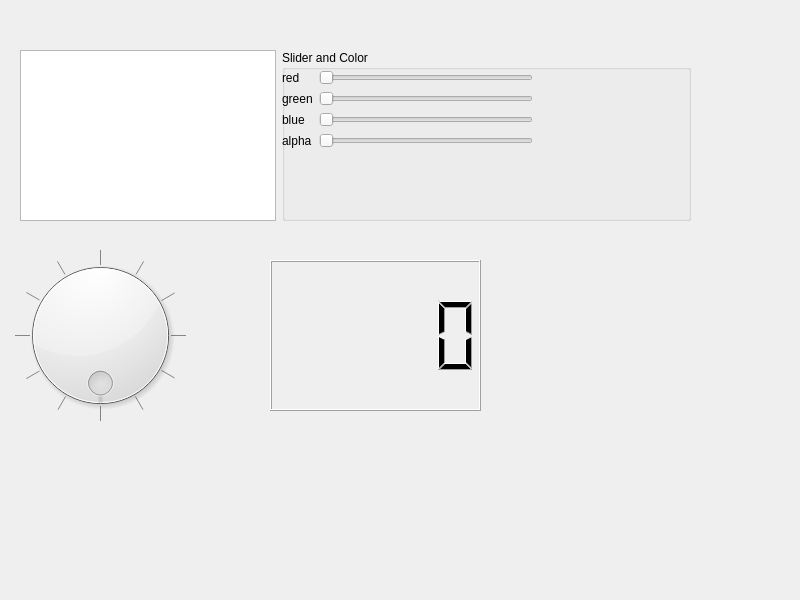
<?xml version="1.0" encoding="UTF-8"?>
<ui version="4.0">
 <class>Widget</class>
 <widget class="QWidget" name="Widget">
  <property name="geometry">
   <rect>
    <x>0</x>
    <y>0</y>
    <width>800</width>
    <height>600</height>
   </rect>
  </property>
  <property name="windowTitle">
   <string>Widget</string>
  </property>
  <widget class="QWidget" name="formLayoutWidget_2">
   <property name="geometry">
    <rect>
     <x>20</x>
     <y>50</y>
     <width>671</width>
     <height>171</height>
    </rect>
   </property>
   <layout class="QFormLayout" name="formLayout_2">
    <item row="0" column="0">
     <widget class="QTextEdit" name="textEdit"/>
    </item>
    <item row="0" column="1">
     <widget class="QGroupBox" name="groupBox">
      <property name="title">
       <string>Slider and Color</string>
      </property>
      <widget class="QWidget" name="formLayoutWidget">
       <property name="geometry">
        <rect>
         <x>0</x>
         <y>20</y>
         <width>251</width>
         <height>111</height>
        </rect>
       </property>
       <layout class="QFormLayout" name="formLayout">
        <item row="0" column="0">
         <widget class="QLabel" name="redLabel">
          <property name="text">
           <string>red</string>
          </property>
         </widget>
        </item>
        <item row="1" column="0">
         <widget class="QLabel" name="greenLabel">
          <property name="text">
           <string>green</string>
          </property>
         </widget>
        </item>
        <item row="2" column="0">
         <widget class="QLabel" name="blueLabel">
          <property name="text">
           <string>blue</string>
          </property>
         </widget>
        </item>
        <item row="0" column="1">
         <widget class="QSlider" name="redSlider">
          <property name="maximum">
           <number>255</number>
          </property>
          <property name="orientation">
           <enum>Qt::Horizontal</enum>
          </property>
         </widget>
        </item>
        <item row="1" column="1">
         <widget class="QSlider" name="greenSlider">
          <property name="maximum">
           <number>255</number>
          </property>
          <property name="orientation">
           <enum>Qt::Horizontal</enum>
          </property>
         </widget>
        </item>
        <item row="2" column="1">
         <widget class="QSlider" name="blueSlider">
          <property name="maximum">
           <number>255</number>
          </property>
          <property name="orientation">
           <enum>Qt::Horizontal</enum>
          </property>
         </widget>
        </item>
        <item row="3" column="0">
         <widget class="QLabel" name="alphaLabel">
          <property name="text">
           <string>alpha</string>
          </property>
         </widget>
        </item>
        <item row="3" column="1">
         <widget class="QSlider" name="alphaSlider">
          <property name="maximum">
           <number>255</number>
          </property>
          <property name="orientation">
           <enum>Qt::Horizontal</enum>
          </property>
         </widget>
        </item>
       </layout>
      </widget>
     </widget>
    </item>
   </layout>
  </widget>
  <widget class="QDial" name="dial">
   <property name="geometry">
    <rect>
     <x>0</x>
     <y>250</y>
     <width>201</width>
     <height>171</height>
    </rect>
   </property>
   <property name="layoutDirection">
    <enum>Qt::RightToLeft</enum>
   </property>
   <property name="autoFillBackground">
    <bool>true</bool>
   </property>
   <property name="minimum">
    <number>0</number>
   </property>
   <property name="maximum">
    <number>12</number>
   </property>
   <property name="pageStep">
    <number>1</number>
   </property>
   <property name="orientation">
    <enum>Qt::Vertical</enum>
   </property>
   <property name="invertedAppearance">
    <bool>false</bool>
   </property>
   <property name="wrapping">
    <bool>true</bool>
   </property>
   <property name="notchesVisible">
    <bool>true</bool>
   </property>
  </widget>
  <widget class="QLCDNumber" name="lcdDisplay">
   <property name="geometry">
    <rect>
     <x>270</x>
     <y>260</y>
     <width>211</width>
     <height>151</height>
    </rect>
   </property>
  </widget>
 </widget>
 <resources/>
 <connections/>
</ui>
